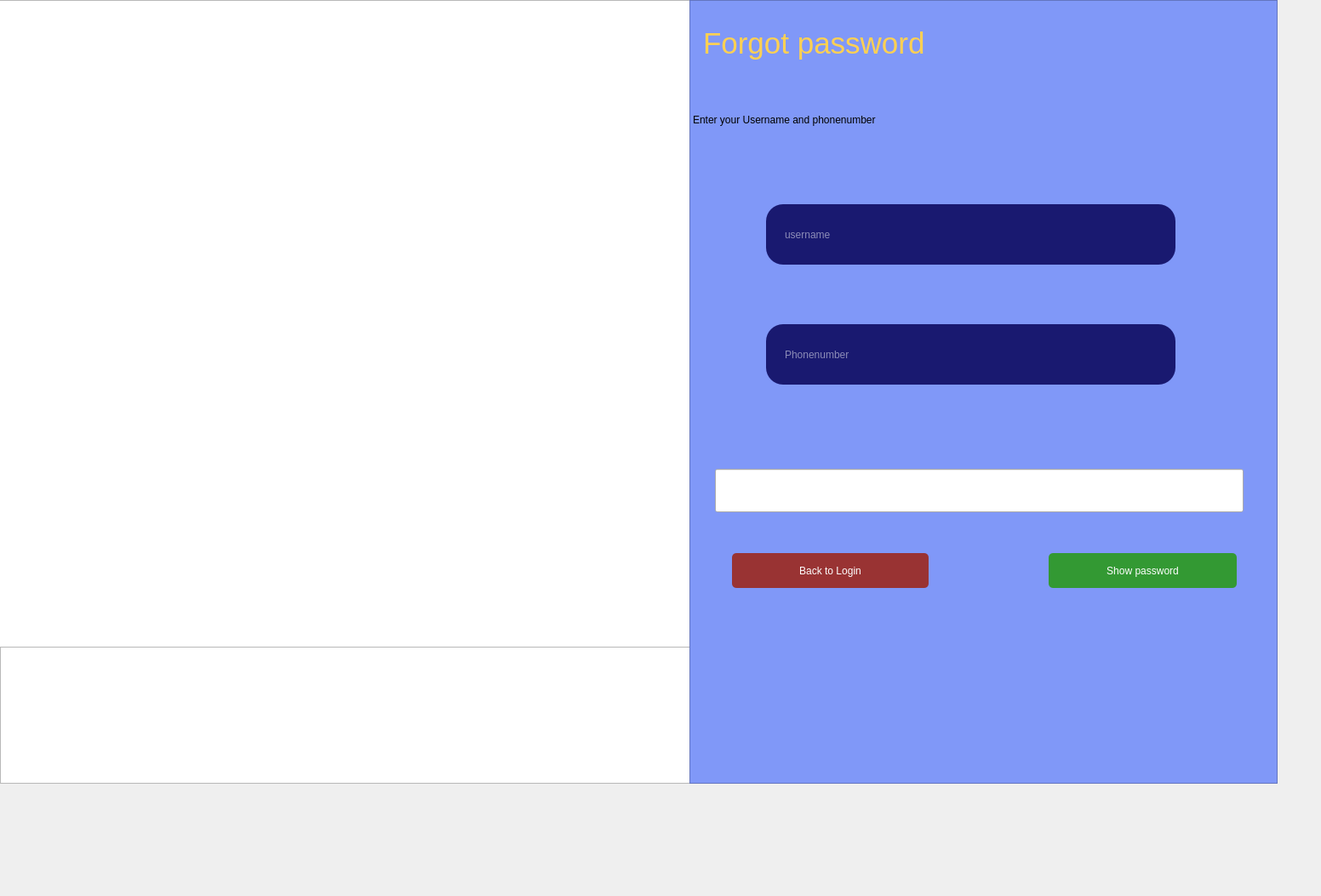
<?xml version="1.0" encoding="UTF-8"?>
<ui version="4.0">
 <class>forgetpassword</class>
 <widget class="QWidget" name="forgetpassword">
  <property name="geometry">
   <rect>
    <x>0</x>
    <y>0</y>
    <width>1552</width>
    <height>1053</height>
   </rect>
  </property>
  <property name="minimumSize">
   <size>
    <width>1552</width>
    <height>1053</height>
   </size>
  </property>
  <property name="maximumSize">
   <size>
    <width>1552</width>
    <height>1053</height>
   </size>
  </property>
  <property name="windowTitle">
   <string>Form</string>
  </property>
  <widget class="QTextEdit" name="textEdit">
   <property name="geometry">
    <rect>
     <x>-10</x>
     <y>0</y>
     <width>821</width>
     <height>761</height>
    </rect>
   </property>
   <property name="styleSheet">
    <string notr="true">background-image: url(:/new/prefix1/forget password.jpg);</string>
   </property>
   <property name="readOnly">
    <bool>true</bool>
   </property>
  </widget>
  <widget class="QTextEdit" name="textEdit_2">
   <property name="geometry">
    <rect>
     <x>0</x>
     <y>760</y>
     <width>811</width>
     <height>161</height>
    </rect>
   </property>
   <property name="readOnly">
    <bool>true</bool>
   </property>
  </widget>
  <widget class="QTextEdit" name="textEdit_3">
   <property name="geometry">
    <rect>
     <x>810</x>
     <y>0</y>
     <width>691</width>
     <height>921</height>
    </rect>
   </property>
   <property name="styleSheet">
    <string notr="true">background-color: rgb(128, 152, 248);</string>
   </property>
  </widget>
  <widget class="QLabel" name="label">
   <property name="geometry">
    <rect>
     <x>780</x>
     <y>20</y>
     <width>351</width>
     <height>61</height>
    </rect>
   </property>
   <property name="styleSheet">
    <string notr="true">QLabel#label {
text-align: center;
color: rgb(254, 208, 83);
margin: 0 auto;
font-size: 35px;
font-family: 'Droid Sans';
}

QLabel#label:hover {
	color: rgb(85, 255, 255);
}
</string>
   </property>
   <property name="text">
    <string>Forgot password</string>
   </property>
  </widget>
  <widget class="QLabel" name="regLabel_4">
   <property name="geometry">
    <rect>
     <x>814</x>
     <y>120</y>
     <width>671</width>
     <height>41</height>
    </rect>
   </property>
   <property name="styleSheet">
    <string notr="true"/>
   </property>
   <property name="text">
    <string>Enter your Username and phonenumber</string>
   </property>
  </widget>
  <widget class="QLineEdit" name="usernameforforgetpass">
   <property name="geometry">
    <rect>
     <x>900</x>
     <y>240</y>
     <width>481</width>
     <height>71</height>
    </rect>
   </property>
   <property name="styleSheet">
    <string notr="true">QLineEdit#usernameforforgetpass {
	font: 16pt &quot;MS Shell Dlg 2&quot;;
padding-left: 20px;
padding-right: 20px;
border-radius: 20px;
background: #191970;
color: #fefefe;
}

QLineEdit#usernameforforgetpass:hover {
	background-color: rgb(42, 46, 52);
border-style: solid;
 border-width: 1px;
	border-color: rgb(245, 179, 1);
	color: rgb(241, 182, 88);
}

QLineEdit#usernameforforgetpass:pressed {
border-style: solid;
border-width: 1px;
	background-color: rgb(25, 69, 105);
	color: rgb(85, 255, 255);
}</string>
   </property>
   <property name="placeholderText">
    <string>username</string>
   </property>
  </widget>
  <widget class="QLineEdit" name="phoneforforgetpass">
   <property name="geometry">
    <rect>
     <x>900</x>
     <y>381</y>
     <width>481</width>
     <height>71</height>
    </rect>
   </property>
   <property name="styleSheet">
    <string notr="true">QLineEdit#phoneforforgetpass {
	font: 16pt &quot;MS Shell Dlg 2&quot;;
padding-left: 20px;
padding-right: 20px;
border-radius: 20px;
background: #191970;
color: #fefefe;
}

QLineEdit#phoneforforgetpass:hover {
	background-color: rgb(42, 46, 52);
border-style: solid;
 border-width: 1px;
	border-color: rgb(245, 179, 1);
	color: rgb(241, 182, 88);
}

QLineEdit#phoneforforgetpass:pressed {
border-style: solid;
border-width: 1px;
	background-color: rgb(25, 69, 105);
	color: rgb(85, 255, 255);
}</string>
   </property>
   <property name="placeholderText">
    <string>Phonenumber</string>
   </property>
  </widget>
  <widget class="QPushButton" name="showpassforforgetpass">
   <property name="geometry">
    <rect>
     <x>1232</x>
     <y>650</y>
     <width>221</width>
     <height>41</height>
    </rect>
   </property>
   <property name="styleSheet">
    <string notr="true">
QPushButton#showpassforforgetpass {
color: white;
border-radius: 5px;
Background: #393;
color: #fefefe;
font: 16pt &quot;MS Shell Dlg 2&quot;;
}

QPushButton#showpassforforgetpass:hover {
	background-color: rgb(42, 46, 52);
border-style: solid;
 border-width: 1px;
	color: rgb(241, 182, 88);
}

QPushButton#showpassforforgetpass:pressed {
border-style: solid;
border-width: 1px;
	background-color: rgb(25, 69, 105);
	color: rgb(85, 255, 255);
}
</string>
   </property>
   <property name="text">
    <string>Show password</string>
   </property>
  </widget>
  <widget class="QPushButton" name="backtologinforgetpass">
   <property name="geometry">
    <rect>
     <x>860</x>
     <y>650</y>
     <width>231</width>
     <height>41</height>
    </rect>
   </property>
   <property name="styleSheet">
    <string notr="true">QPushButton#backtologinforgetpass {
color: white;
border-radius: 5px;
Background: #933;
color: #fefefe;
font: 16pt &quot;MS Shell Dlg 2&quot;;
}

QPushButton#backtologinforgetpass:hover {
	background-color: rgb(42, 46, 52);
border-style: solid;
 border-width: 1px;
	color: rgb(241, 182, 88);
}

QPushButton#backtologinforgetpass:pressed {
border-style: solid;
border-width: 1px;
	background-color: rgb(25, 69, 105);
	color: rgb(85, 255, 255);
}
</string>
   </property>
   <property name="text">
    <string>Back to Login</string>
   </property>
  </widget>
  <widget class="QLabel" name="statusforforgetpass_4">
   <property name="enabled">
    <bool>false</bool>
   </property>
   <property name="geometry">
    <rect>
     <x>820</x>
     <y>480</y>
     <width>661</width>
     <height>51</height>
    </rect>
   </property>
   <property name="styleSheet">
    <string notr="true">padding-left: 20px;
padding-right: 20px;
border-radius: 20px;
color: #fefefe;</string>
   </property>
   <property name="text">
    <string/>
   </property>
  </widget>
  <widget class="QLineEdit" name="lineEdit">
   <property name="geometry">
    <rect>
     <x>840</x>
     <y>551</y>
     <width>621</width>
     <height>51</height>
    </rect>
   </property>
  </widget>
 </widget>
 <resources/>
 <connections/>
</ui>
